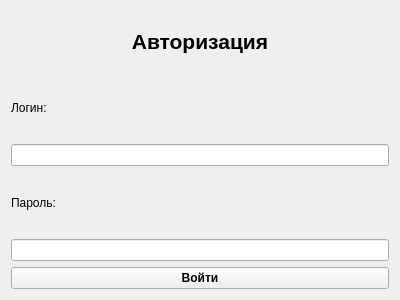
<?xml version="1.0" encoding="UTF-8"?>
<ui version="4.0">
 <class>LoginWindow</class>
 <widget class="QWidget" name="LoginWindow">
  <property name="geometry">
   <rect>
    <x>0</x>
    <y>0</y>
    <width>400</width>
    <height>300</height>
   </rect>
  </property>
  <property name="windowTitle">
   <string>Вход</string>
  </property>
  <layout class="QVBoxLayout" name="verticalLayout">
   <item>
    <widget class="QLabel" name="titleLabel">
     <property name="font">
      <font><pointsize>16</pointsize><bold>true</bold></font>
     </property>
     <property name="text">
      <string>Авторизация</string>
     </property>
     <property name="alignment">
      <set>Qt::AlignCenter</set>
     </property>
    </widget>
   </item>
   <item>
    <widget class="QLabel" name="loginLabel">
     <property name="text"><string>Логин:</string></property>
    </widget>
   </item>
   <item>
    <widget class="QLineEdit" name="loginEdit"/>
   </item>
   <item>
    <widget class="QLabel" name="passwordLabel">
     <property name="text"><string>Пароль:</string></property>
    </widget>
   </item>
   <item>
    <widget class="QLineEdit" name="passwordEdit"/>
   </item>
   <item>
    <widget class="QPushButton" name="loginButton">
     <property name="text"><string>Войти</string></property>
     <property name="font">
      <font><bold>true</bold></font>
     </property>
    </widget>
   </item>
  </layout>
 </widget>
</ui>
